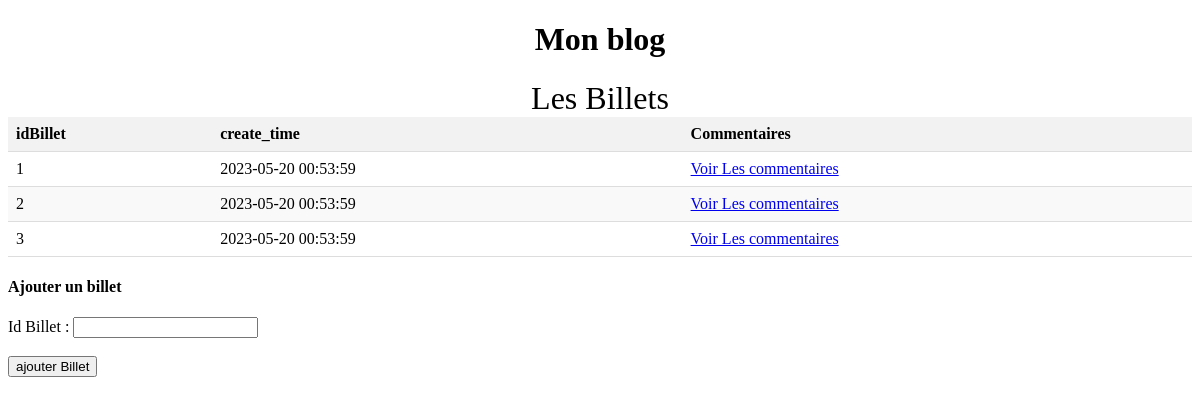
The app's page /vue with its own data.
### tables this page shows
CREATE TABLE `t_billet` (
  `idBillet` int NOT NULL AUTO_INCREMENT,
  `create_time` datetime DEFAULT NULL,
  PRIMARY KEY (`idBillet`)
);

### vue/index.php (called while the page is built, shortened)
<?php
require_once('gabarit.php');
require_once('/wamp64/www/mvc0/billet.php');
require_once('vueAccueil.php');
?>

### billet.php (called while the page is built, shortened)
<?php
class Billet extends model
{
    public function getBillets(): array|false
    {
        try {
            $db = $this->connectDb();
            $sql = 'SELECT * FROM t_billet';
            $stm = $db->prepare($sql);
            $stm->execute();
            $billets = $stm->fetchAll(PDO::FETCH_ASSOC);
            return $billets;
        } catch (\PDOException $th) {
            throw $th;
        }
    }
}
?>

### vue/vueAccueil.php (the view)
<?php
require_once('/wamp64/www/mvc0/billet.php');
$billetObj = new Billet();
$billlets = $billetObj->getBillets();
?>
<table>
    <caption>Les Billets</caption>
    <thead>
            <tr>
                <?php foreach($billlets[0] as $keyHeader => $valueHeader):?>
                <th><?=$keyHeader?></th>
                <?php endforeach?>
                <th>Commentaires</th>
            </tr>
    </thead>
    <tbody>
            <?php foreach($billlets as $billet):?>
                <tr>
                    <td><?=$billet['idBillet']?></td>
                    <td><?=$billet['create_time']?></td>
                    <td><a href="index.php?renderVueBillet&id=<?=$billet['idBillet']?>">Voir Les commentaires</a></td>
                </tr>
            <?php endforeach?>
    </tbody>
</table>
<form method="POST">
    <h4>Ajouter un billet</h4>
    <label>Id Billet : </label>
    <input type="text" name="id" > <br> <br>
    <input type="submit" value="ajouter Billet" name="ajouterBillet">
</form>

### vue/gabarit.php (style rules this page uses)
table { border-collapse: collapse; width: 100%; }
table caption { border-collapse: collapse; width: 100%; font-size: 2em; }
th, td { padding: 8px; text-align: left; border-bottom: 1px solid #ddd; }
th { background-color: #f2f2f2; }
tr:nth-child(even) { background-color: #f9f9f9; }

### records on screen
t_billet: idBillet "1", create_time "2023-05-20 00:53:59"
t_billet: idBillet "2", create_time "2023-05-20 00:53:59"
t_billet: idBillet "3", create_time "2023-05-20 00:53:59"

### other values on screen
$keyHeader "idBillet"
$keyHeader "create_time"
